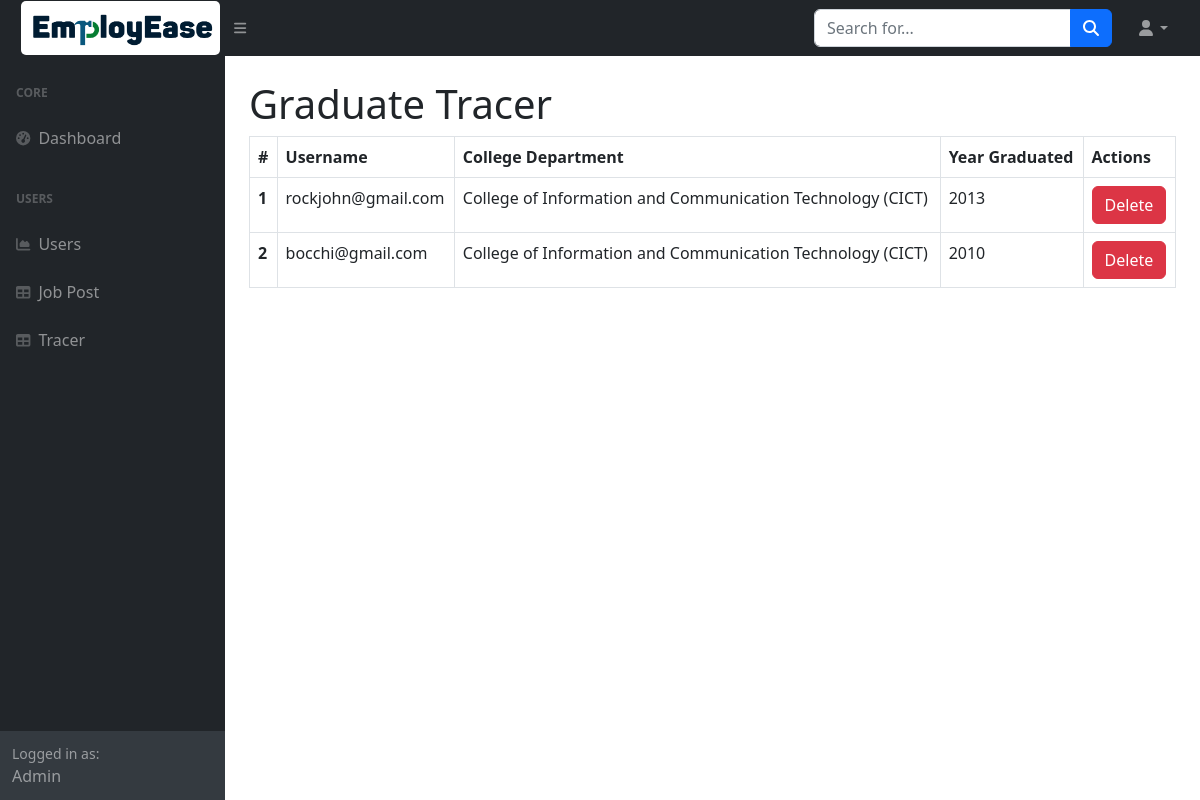
The app's page /dashboard_tracer/ (signed in) with its own data.
### website/models.py (models this page shows)
class GraduateTracer(models.Model):
    COLLEGE_DEPARTMENT_CHOICES = [
        ('', 'Choose'),
        ('College of Information and Communication Technology (CICT)', 'College of Information and Communication Technology (CICT)'),
        ('College of Business Administration (CBA)', 'College of Business Administration (CBA)'),
        ('College of Architecture and Fine Arts (CAFA)', 'College of Architecture and Fine Arts (CAFA)'),
        ('College of Arts and Letters (CAL)', 'College of Arts and Letters (CAL)'),
        ('College of Criminal Justice Education (CCJE)', 'College of Criminal Justice Education (CCJE)'),
        ('College of Social Science and Philosophy (CSSP)', 'College of Social Science and Philosophy (CSSP)'),
        ('College of Home Economics (CHE)', 'College of Home Economics (CHE)'),
        ('College of Industrial Technology (CIT)', 'College of Industrial Technology (CIT)'),
        ('College of Nursing (CON)', 'College of Nursing (CON)'),
        ('College of Engineering (COE)', 'College of Engineering (COE)'),
        ('College of Education (COED)', 'College of Education (COED)'),
        ('College of Sports, Exercise and Recreation', 'College of Sports, Exercise and Recreation'),
        ('College of Science (CS)', 'College of Science (CS)'),
    ]
    YEAR_CHOICES = [
        ('', 'Select Year'),
        ('2010', '2010'),
        ('2011', '2011'),
        ('2012', '2012'),
        ('2013', '2013'),
        ('2014', '2014'),
        ('2015', '2015'),
        ('2016', '2016'),
        ('2017', '2017'),
        ('2018', '2018'),
        ('2019', '2019'),
        ('2020', '2020'),
        ('2021', '2021'),
        ('2022', '2022'),
        ('2023', '2023'),
        ('2024', '2024'),
    ]
    CIVIL_STATUS_CHOICES = [
        ('Single', 'Single'),
        ('Married', 'Married'),
        ('Separated', 'Separated'),
        ('Widowed', 'Widowed'),
        ('Other', 'Other'),
    ]
    GENDER_CHOICES = [
        ('Male', 'Male'),
        ('Female', 'Female'),
        ('Other', 'Other'),
    ]
    AGE_CHOICES = [
        ('', 'Select Age'),
        ('Below 20', 'Below 20'),
        ('20-25', '20-25'),
        ('26-30', '26-30'),
        ('31-35', '31-35'),
        ('36-40', '36-40'),
        ('Above 40', 'Above 40'),
        ('Other', 'Other'),
    ]
    EDUCATION_LEVEL_CHOICES = [
        ('', 'Select'),
        ('Certificate in Two Year Course', 'Certificate in Two Year Course'),
        ('College Graduate', 'College Graduate'),
        ('with Units in Masters Degree', 'with Units in Masters Degree'),
        ('Masters Degree Holder', 'Masters Degree Holder'),
        ('with Doctoral Degree', 'with Doctoral Degree'),
        ('Doctoral Degree Holder', 'Doctoral Degree Holder'),
    ]
    SCHOLARSHIP_CHOICES = [
        ('', 'Select'),
        ('Yes, I am a recipient of a GOVERTNMENT scholarship program', 'Yes, I am a recipient of a GOVERTNMENT scholarship program'),
        ('Yes, I am recipient of a PRIVATE scholarship program', 'Yes, I am recipient of a PRIVATE scholarship program'),
        ('No, I am not a recipient of ANY scholarship program', 'No, I am not a recipient of ANY scholarship program'),
    ]
    EMPLOYMENT_CHOICES = [
        ('', 'Select'),
        ('Yes', 'Yes'),
        ('No', 'No'),
        ('Never', 'Never'),
    ]
    EMPLOYMENT_STATUS_CHOICES = [
        ('', 'Select'),
        ('Regular/Permanent', 'Regular/Permanent'),
        ('Contractual', 'Contractual'),
        ('Temporary', 'Temporary'),
        ('Self-Employed', 'Self-Employed'),
    ]
    LINE_OF_BUSINESS_CHOICES = [
        ('', 'Select'),
        ('Agriculture', 'Agriculture'),
        ('Hunting and Forestry', 'Hunting and Forestry'),
        ('Fishing', 'Fishing'),
        ('Mining', 'Mining'),
        ('Construction', 'Construction'),
        ('Manufacturing', 'Manufacturing'),
        ('Transportation', 'Transportation'),
        ('Communication', 'Communication'),
        ('Finance', 'Finance'),
        ('Real Estate', 'Real Estate'),
        ('Education', 'Education'),
        ('Healthcare', 'Healthcare'),
        ('Technology', 'Technology'),
        ('Retail', 'Retail'),
        ('Hospitality', 'Hospitality'),
        ('Arts and Entertainment', 'Arts and Entertainment'),
        ('Other', 'Other'),
    ]
    WORK_PLACE_CHOICES = [
        ('', 'Select'),
        ('Local', 'Local'),
        ('Abroad', 'Abroad'),
    ]
    FIRST_JOB_CHOICES = [
        ('', 'Select'),
        ('Yes', 'Yes'),
        ('No', 'No'),
    ]
    FIRST_JOB_RELATED_CHOICES = [
        ('', 'Select'),
        ('Yes', 'Yes'),
        ('No', 'No'),
    ]
    FIRST_JOB_DURATION_CHOICES = [
        ('', 'Select'),
        ('less than a month', 'Less than a month'),
        ('1 to 6 months', '1 to 6 months'),
        ('7 to 11 months', '7 to 11 months'),
        ('1 year to less than 2 years', '1 year to less than 2 years'),
        ('2 years to less than 3 years', '2 years to less than 3 years'),
        ('3 years to less than 4 years', '3 years to less than 4 years'),
        ('Other', 'Other'),
    ]
    FIRST_JOB_LAND_DURATION_CHOICES = [
        ('', 'Select'),
        ('less than a month', 'Less than a month'),
        ('1 to 6 months', '1 to 6 months'),
        ('7 to 11 months', '7 to 11 months'),
        ('1 year to less than 2 years', '1 year to less than 2 years'),
        ('2 years to less than 3 years', '2 years to less than 3 years'),
        ('3 years to less than 4 years', '3 years to less than 4 years'),
        ('Other', 'Other'),
    ]
    MONTHLY_EARNING_CHOICES = [
        ('', 'Select'),
        ('Below ₱5,000,00', 'Below ₱5,000,00'),
        ('₱5,000,00 to less than ₱10,000,00', '₱5,000,00 to less than ₱10,000,00'),
        ('₱10,000,00 to ₱15,000,00', '₱10,000,00 to ₱15,000,00'),
        ('₱15,000,00 to ₱20,000,00', '₱15,000,00 to ₱20,000,00'),
        ('₱20,000,00 to ₱25,000,00', '₱20,000,00 to ₱25,000,00'),
        ('₱25,000,00 to ₱30,000,00', '₱25,000,00 to ₱30,000,00'),
        ('Other', 'Other'),
    ]
    CURRICULUM_RELEVANCE_CHOICES = [
        ('', 'Select'),
        ('Yes', 'Yes'),
        ('No', 'No'),
    ]
    user = models.OneToOneField(User, on_delete=models.CASCADE)
    college_department = models.CharField(max_length=255, choices=COLLEGE_DEPARTMENT_CHOICES, default='',)
    course = models.CharField(max_length=255, blank=True, null=True)
    year_graduated = models.CharField(max_length=4, choices=YEAR_CHOICES, default='',)
    fullname = models.CharField(max_length=255, blank=True, null=True)
    civil_status = models.CharField(max_length=10, choices=CIVIL_STATUS_CHOICES, default='Other')
    age = models.CharField( max_length=10, choices=AGE_CHOICES, default='')
    address = models.CharField(max_length=255, blank=True, null=True)
    gender = models.CharField(max_length=10, choices=GENDER_CHOICES, default='Other')
    email = models.EmailField(blank=True, null=True)
    contact = models.CharField(max_length=20, blank=True, null=True)
    education_level = models.CharField(max_length=50, choices=EDUCATION_LEVEL_CHOICES, default='')
    scholarship = models.CharField(max_length=100, choices=SCHOLARSHIP_CHOICES, default='')
    presently_employed = models.CharField(max_length=10, choices=EMPLOYMENT_CHOICES, default='')
    unemployment_reason = models.TextField(max_length=200, blank=True, null=True)
    employment_status = models.CharField(max_length=20, choices=EMPLOYMENT_STATUS_CHOICES, default='')
    occupation = models.CharField(max_length=255, blank=True, null=True)
    line_of_business = models.CharField(max_length=200, choices=LINE_OF_BUSINESS_CHOICES, default='')
    work_place = models.CharField(max_length=10, choices=WORK_PLACE_CHOICES, default='')
    firstjob_after_college = models.CharField(max_length=3, choices=FIRST_JOB_CHOICES, default='')
    reasons_for_staying = models.TextField(max_length=200, blank=True, null=True)
    firstjob_related = models.CharField(max_length=3, choices=FIRST_JOB_RELATED_CHOICES, default='')
    reason_for_accepting = models.TextField(max_length=200, blank=True, null=True)
    reason_for_changing = models.TextField(max_length=200, blank=True, null=True)
    firstjob_duration = models.CharField(max_length=30, choices=FIRST_JOB_DURATION_CHOICES, default='')
    find_your_firstjob = models.TextField(max_length=200, blank=True, null=True)
    firstjob_land_duration = models.CharField(max_length=30, choices=FIRST_JOB_LAND_DURATION_CHOICES, default='')
    where_you_find_firstjob = models.TextField(max_length=200, blank=True, null=True)
    monthly_earning = models.CharField(max_length=200, choices=MONTHLY_EARNING_CHOICES, default='')
    curriculum_relevance_firstjob = models.CharField(max_length=5, choices=CURRICULUM_RELEVANCE_CHOICES, default='')
    competencies_usefull_firstjob = models.TextField(max_length=200, blank=True, null=True)

### website/views.py (the view)
# urls.py: path('dashboard_tracer/', dashboard_tracer, name='dashboard_tracer'),
@login_required
def dashboard_tracer(request):
    graduate_tracers = GraduateTracer.objects.all()
    context = {'graduate_tracers': graduate_tracers}
    return render(request, 'dashboard_tracer.html', context)

### website/templates/dashboard_tracer.html (shortened to what this page needs)
{% load static %}
<!DOCTYPE html>
<html lang="en">
    {% include "base/admin_head.html" %}
    <body class="sb-nav-fixed">
        {% include "base/admin_nav.html" %}
        <div id="layoutSidenav">
            {% include "base/admin_side.html" %}
            <div id="layoutSidenav_content">
                <main>
                    <div class="container-fluid px-4">
                        <h1 class="mt-4">Graduate Tracer</h1>
                        <table class="table table-bordered">
                            <thead>
                                <tr>
                                    <th scope="col">#</th>
                                    <th scope="col">Username</th>
                                    <th scope="col">College Department</th>
                                    <th scope="col">Year Graduated</th>
                                    <th scope="col">Actions</th>
                                </tr>
                            </thead>
                            <tbody>
                                {% for graduate_tracer in graduate_tracers %}
                                    <tr>
                                        <th scope="row">{{ forloop.counter }}</th>
                                        <td>{{ graduate_tracer.user.username }}</td>
                                        <td>{{ graduate_tracer.college_department }}</td>
                                        <td>{{ graduate_tracer.year_graduated }}</td>
                                        <td>
                                            <a href="{% url 'delete_tracer' graduate_tracer.user.username %}" class="btn btn-danger">Delete</a>
                                        </td>
                                    </tr>
                                {% endfor %}
                            </tbody>
                        </table>
                    </div>
                </main>
            </div>
        </div>
    </body>
</html>

### records on screen
GraduateTracer: user.username "rockjohn@gmail.com", college_department "College of Information and Communication Technology (CICT)", year_graduated "2013"
GraduateTracer: user.username "bocchi@gmail.com", college_department "College of Information and Communication Technology (CICT)", year_graduated "2010"
